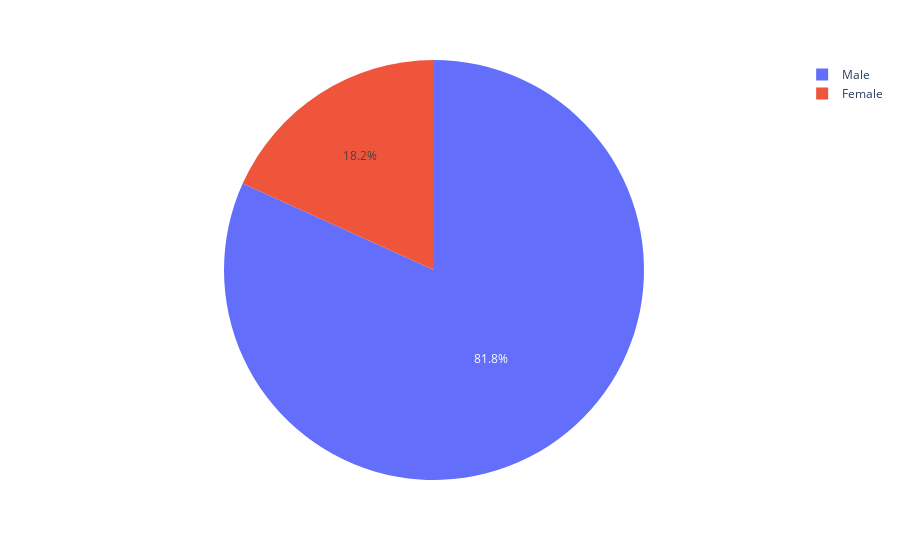

The code cell stored with this chart in its notebook:
### Code cell
ex.pie(train_data,names='Gender')

### Figure 1 — Plotly figure (JSON) as saved in the notebook; plotly's stock layout.template omitted (floating-point values rounded to 4 significant figures; data arrays with more than 128 entries replaced by an {"elided": "..."} marker saying what was removed)
{"data": [{"domain": {"x": [0, 1], "y": [0, 1]}, "hovertemplate": "Gender=%{label}<extra></extra>", "labels": {"elided": "614 str values"}, "legendgroup": "", "name": "", "showlegend": true, "type": "pie"}], "layout": {"legend": {"tracegroupgap": 0}, "margin": {"t": 60}}}
